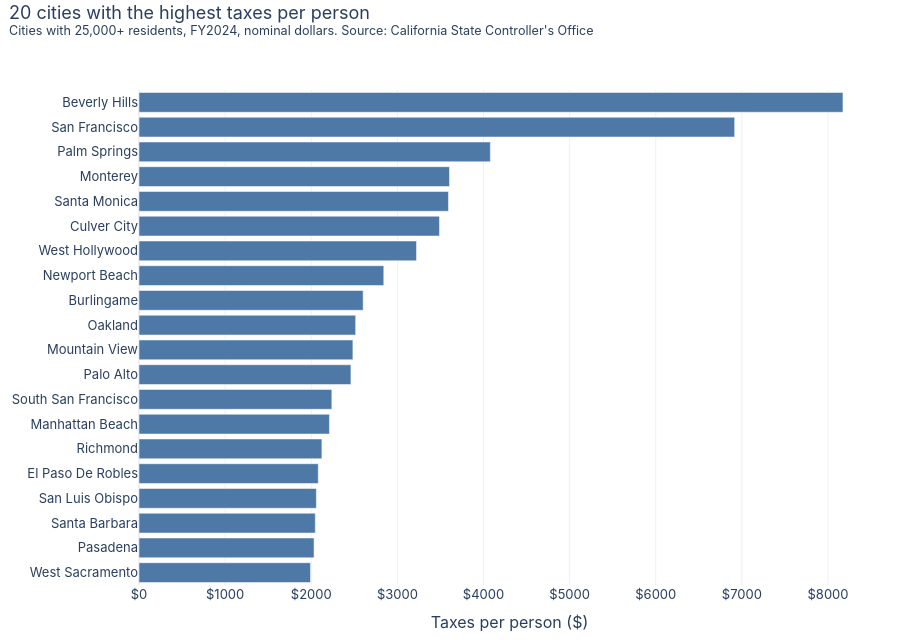
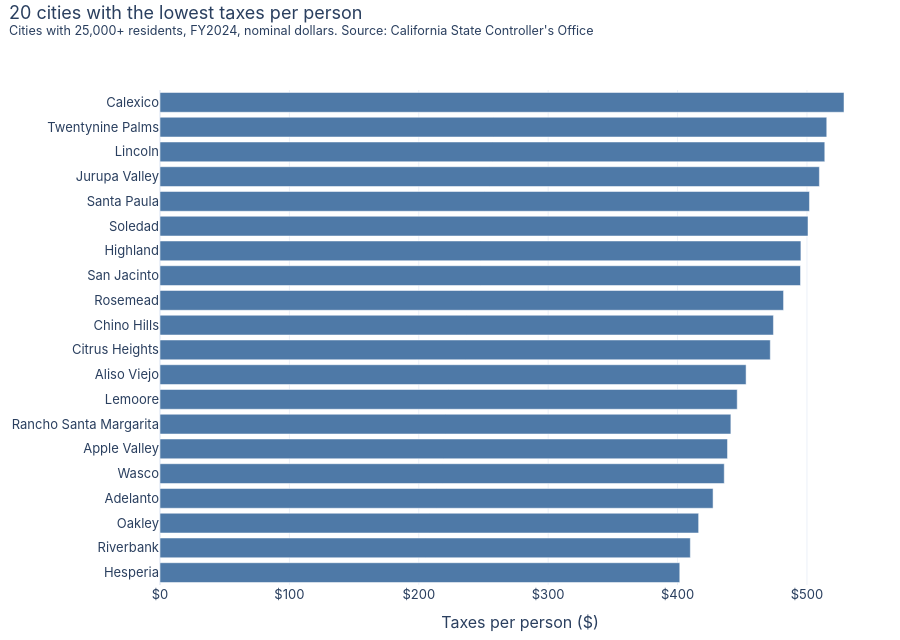

The notebook cell these images were saved under, in order:
### Markdown cell above
## Highest and lowest taxes per person
Cities with at least 25,000 residents, latest year (nominal dollars). The top is tourist and commercial centers (Beverly Hills, Palm Springs, Santa Monica, Monterey) and Bay Area cities, plus San Francisco, which is a combined city-county; part of the gap is visitors, workers and shoppers who pay tax but are not counted as residents. The bottom is mostly inland suburbs and lower-income cities in the Inland Empire and Central Valley.

### Code cell
FY = int(ent.fy.max())
c = ent[(ent.kind == "City") & (ent.fy == FY) & (ent.population >= 25000)].copy()
c["tax_nom"] = c.tax_k * 1000 / c.population
c["spend_nom"] = c.spending_total_k * 1000 / c.population
def bars(df, title):
    df = df.sort_values("tax_nom")
    fig = go.Figure(go.Bar(y=df.entity, x=df.tax_nom, orientation="h", marker_color=PALETTE[0],
                           customdata=df[["population", "spend_nom"]], hovertemplate="%{y}<br>$%{x:,.0f} taxes per person<br>$%{customdata[1]:,.0f} spending per person<br>population %{customdata[0]:,.0f}<extra></extra>"))
    fig.update_layout(xaxis_title="Taxes per person ($)", xaxis_tickprefix="$", showlegend=False, hovermode="closest")
    base_layout(fig, title, f"Cities with 25,000+ residents, FY{FY}, nominal dollars. Source: California State Controller's Office", height=640)
    fig.update_layout(margin=dict(l=130, r=20, t=90, b=50))
    return fig
bars(c.nlargest(20, "tax_nom"), "20 cities with the highest taxes per person").show()
bars(c.nsmallest(20, "tax_nom"), "20 cities with the lowest taxes per person").show()

### Figure 1 — Plotly figure (JSON) as saved in the notebook; plotly's stock layout.template omitted (floating-point values rounded to 4 significant figures)
{"data": [{"customdata": [[54280.0, 3847.0], [139700.0, 5935.0], [85680.0, 5616.0], [48680.0, 4071.0], [30910.0, 3252.0], [112700.0, 2907.0], [34200.0, 4212.0], [64600.0, 3903.0], [67970.0, 9843.0], [86540.0, 4365.0], [425100.0, 5042.0], [30510.0, 4296.0], [82420.0, 4573.0], [35080.0, 5639.0], [40210.0, 6262.0], [92910.0, 8415.0], [27110.0, 5810.0], [43790.0, 7075.0], [843100.0, 18510.0], [31810.0, 13860.0]], "hovertemplate": "%{y}<br>$%{x:,.0f} taxes per person<br>$%{customdata[1]:,.0f} spending per person<br>population %{customdata[0]:,.0f}<extra></extra>", "marker": {"color": "#4e79a7"}, "orientation": "h", "type": "bar", "x": [1991.0, 2033.0, 2047.0, 2059.0, 2081.0, 2123.0, 2211.0, 2239.0, 2461.0, 2484.0, 2516.0, 2603.0, 2842.0, 3222.0, 3489.0, 3593.0, 3605.0, 4080.0, 6916.0, 8174.0], "y": ["West Sacramento", "Pasadena", "Santa Barbara", "San Luis Obispo", "El Paso De Robles", "Richmond", "Manhattan Beach", "South San Francisco", "Palo Alto", "Mountain View", "Oakland", "Burlingame", "Newport Beach", "West Hollywood", "Culver City", "Santa Monica", "Monterey", "Palm Springs", "San Francisco", "Beverly Hills"]}], "layout": {"font": {"family": "-apple-system, Segoe UI, sans-serif", "size": 13}, "height": 640, "hovermode": "x unified", "legend": {"orientation": "v", "x": 1.01}, "margin": {"b": 50, "l": 130, "r": 20, "t": 90}, "showlegend": false, "title": {"text": "20 cities with the highest taxes per person<br><sup>Cities with 25,000+ residents, FY2024, nominal dollars. Source: California State Controller's Office</sup>", "x": 0.01, "y": 0.97, "yanchor": "top"}, "xaxis": {"tickprefix": "$", "title": {"text": "Taxes per person ($)"}}}}

### Figure 2 — Plotly figure (JSON) as saved in the notebook; plotly's stock layout.template omitted (floating-point values rounded to 4 significant figures)
{"data": [{"customdata": [[100100.0, 1086.0], [25010.0, 1256.0], [45740.0, 1073.0], [36130.0, 803.2], [27030.0, 1448.0], [74320.0, 1309.0], [46300.0, 531.1], [26860.0, 1247.0], [50070.0, 631.6], [85550.0, 687.6], [76410.0, 1677.0], [50540.0, 846.3], [53540.0, 1578.0], [55680.0, 732.4], [26970.0, 1344.0], [31360.0, 1288.0], [104700.0, 797.5], [53230.0, 1995.0], [25350.0, 804.6], [39260.0, 2050.0]], "hovertemplate": "%{y}<br>$%{x:,.0f} taxes per person<br>$%{customdata[1]:,.0f} spending per person<br>population %{customdata[0]:,.0f}<extra></extra>", "marker": {"color": "#4e79a7"}, "orientation": "h", "type": "bar", "x": [401.7, 409.9, 416.3, 427.5, 436.1, 438.6, 441.2, 446.1, 453.0, 471.7, 474.1, 481.9, 495.0, 495.3, 500.8, 501.9, 509.6, 513.8, 515.3, 528.6], "y": ["Hesperia", "Riverbank", "Oakley", "Adelanto", "Wasco", "Apple Valley", "Rancho Santa Margarita", "Lemoore", "Aliso Viejo", "Citrus Heights", "Chino Hills", "Rosemead", "San Jacinto", "Highland", "Soledad", "Santa Paula", "Jurupa Valley", "Lincoln", "Twentynine Palms", "Calexico"]}], "layout": {"font": {"family": "-apple-system, Segoe UI, sans-serif", "size": 13}, "height": 640, "hovermode": "x unified", "legend": {"orientation": "v", "x": 1.01}, "margin": {"b": 50, "l": 130, "r": 20, "t": 90}, "showlegend": false, "title": {"text": "20 cities with the lowest taxes per person<br><sup>Cities with 25,000+ residents, FY2024, nominal dollars. Source: California State Controller's Office</sup>", "x": 0.01, "y": 0.97, "yanchor": "top"}, "xaxis": {"tickprefix": "$", "title": {"text": "Taxes per person ($)"}}}}
